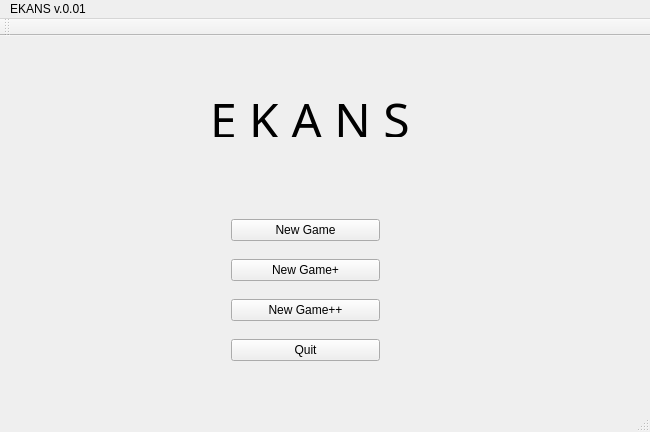
<?xml version="1.0" encoding="UTF-8"?>
<ui version="4.0">
 <class>MainWindow</class>
 <widget class="QMainWindow" name="MainWindow">
  <property name="geometry">
   <rect>
    <x>0</x>
    <y>0</y>
    <width>650</width>
    <height>432</height>
   </rect>
  </property>
  <property name="windowTitle">
   <string>MainWindow</string>
  </property>
  <widget class="QWidget" name="centralWidget">
   <widget class="QWidget" name="verticalLayoutWidget">
    <property name="geometry">
     <rect>
      <x>220</x>
      <y>160</y>
      <width>171</width>
      <height>191</height>
     </rect>
    </property>
    <layout class="QVBoxLayout" name="verticalLayout">
     <item>
      <widget class="QPushButton" name="NewGame">
       <property name="text">
        <string>New Game</string>
       </property>
      </widget>
     </item>
     <item>
      <widget class="QPushButton" name="NewGamePlus">
       <property name="text">
        <string>New Game+</string>
       </property>
      </widget>
     </item>
     <item>
      <widget class="QPushButton" name="NewGamePlusPlus">
       <property name="text">
        <string>New Game++</string>
       </property>
      </widget>
     </item>
     <item>
      <widget class="QPushButton" name="QuitButton">
       <property name="text">
        <string>Quit</string>
       </property>
      </widget>
     </item>
    </layout>
   </widget>
   <widget class="QLabel" name="label">
    <property name="geometry">
     <rect>
      <x>210</x>
      <y>50</y>
      <width>311</width>
      <height>51</height>
     </rect>
    </property>
    <property name="font">
     <font>
      <family>Baskerville</family>
      <pointsize>36</pointsize>
     </font>
    </property>
    <property name="text">
     <string>&lt;!DOCTYPE HTML PUBLIC &quot;-//W3C//DTD HTML 4.0//EN&quot; &quot;http://www.w3.org/TR/REC-html40/strict.dtd&quot;&gt;
&lt;html&gt;&lt;head&gt;&lt;meta name=&quot;qrichtext&quot; content=&quot;1&quot; /&gt;&lt;style type=&quot;text/css&quot;&gt;
p, li { white-space: pre-wrap; }
&lt;/style&gt;&lt;/head&gt;&lt;body style=&quot; font-family:'.Helvetica Neue DeskInterface'; font-size:13pt; font-weight:400; font-style:normal;&quot;&gt;
&lt;p style=&quot; margin-top:0px; margin-bottom:0px; margin-left:0px; margin-right:0px; -qt-block-indent:0; text-indent:0px;&quot;&gt;&lt;span style=&quot; font-size:36pt;&quot;&gt;E K A N S&lt;/span&gt;&lt;/p&gt;&lt;/body&gt;&lt;/html&gt;</string>
    </property>
   </widget>
  </widget>
  <widget class="QMenuBar" name="menuBar">
   <property name="geometry">
    <rect>
     <x>0</x>
     <y>0</y>
     <width>650</width>
     <height>21</height>
    </rect>
   </property>
   <widget class="QMenu" name="menuEKANS_v_0_01">
    <property name="title">
     <string>EKANS v.0.01</string>
    </property>
   </widget>
   <addaction name="menuEKANS_v_0_01"/>
  </widget>
  <widget class="QToolBar" name="mainToolBar">
   <attribute name="toolBarArea">
    <enum>TopToolBarArea</enum>
   </attribute>
   <attribute name="toolBarBreak">
    <bool>false</bool>
   </attribute>
  </widget>
  <widget class="QStatusBar" name="statusBar"/>
 </widget>
 <layoutdefault spacing="6" margin="11"/>
 <resources/>
 <connections>
  <connection>
   <sender>NewGame</sender>
   <signal>clicked()</signal>
   <receiver>MainWindow</receiver>
   <slot>begin_new_game()</slot>
   <hints>
    <hint type="sourcelabel">
     <x>327</x>
     <y>227</y>
    </hint>
    <hint type="destinationlabel">
     <x>324</x>
     <y>215</y>
    </hint>
   </hints>
  </connection>
  <connection>
   <sender>NewGamePlus</sender>
   <signal>clicked()</signal>
   <receiver>MainWindow</receiver>
   <slot>begin_new_game_plus()</slot>
   <hints>
    <hint type="sourcelabel">
     <x>271</x>
     <y>253</y>
    </hint>
    <hint type="destinationlabel">
     <x>103</x>
     <y>143</y>
    </hint>
   </hints>
  </connection>
  <connection>
   <sender>NewGamePlusPlus</sender>
   <signal>clicked()</signal>
   <receiver>MainWindow</receiver>
   <slot>begin_new_game_plusplus()</slot>
   <hints>
    <hint type="sourcelabel">
     <x>305</x>
     <y>306</y>
    </hint>
    <hint type="destinationlabel">
     <x>112</x>
     <y>174</y>
    </hint>
   </hints>
  </connection>
 </connections>
 <slots>
  <slot>begin_new_game()</slot>
  <slot>begin_new_game_plus()</slot>
  <slot>begin_new_game_plusplus()</slot>
 </slots>
</ui>
